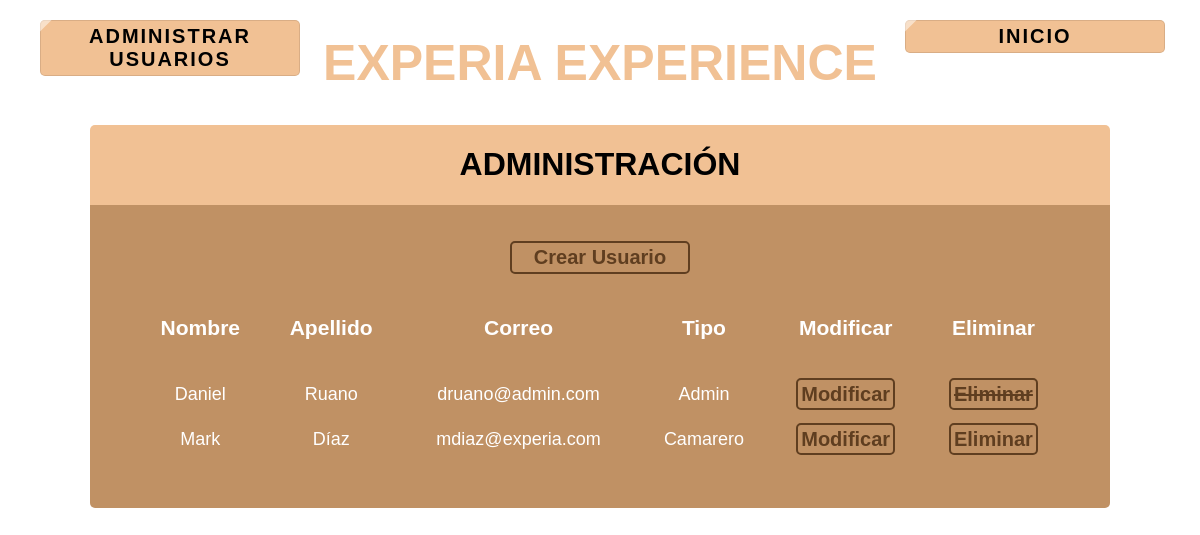
The page /view/administrar_usuarios.php (signed in) on the database its author committed.
### tables this page shows
CREATE TABLE `tbl_usuario` (
  `id` int NOT NULL AUTO_INCREMENT,
  `nom_usuario` varchar(20) DEFAULT NULL,
  `apellido_usuario` varchar(20) DEFAULT NULL,
  `correo_usuario` varchar(45) DEFAULT NULL,
  `contra_usuario` varchar(45) DEFAULT NULL,
  `id_perfil_usuario` int DEFAULT NULL,
  PRIMARY KEY (`id`),
  UNIQUE KEY `correo_usuario_UNIQUE` (`correo_usuario`),
  KEY `fk_perfil_usuario_idx` (`id_perfil_usuario`),
  CONSTRAINT `fk_perfil_usuario` FOREIGN KEY (`id_perfil_usuario`) REFERENCES `tbl_perfil` (`id`)
);

CREATE TABLE `tbl_perfil` (
  `id` int NOT NULL AUTO_INCREMENT,
  `perfil_usuario` varchar(15) DEFAULT NULL,
  PRIMARY KEY (`id`)
);

### view/administrar_usuarios.php (the view, shortened to what this page needs)
<!DOCTYPE html>
<html lang="en">
<head>
    <link rel="stylesheet" href="../styles/style.css">
</head>
<body id="portada">
        <?php
            include '../services/connection.php';
            $correo = $_SESSION['correo'];
        ?>
    <div class="row2" id="section-1">
        <div class="usuario column-1">
        <ul class="padding-lat">
        <b><a class="btn-logout">ADMINISTRAR USUARIOS</a></b>
        </ul>
        </div>
        <div class="column-2 titulo2">
            <h1>EXPERIA EXPERIENCE</h1>
        </div>
        <div class="logout column-1">
            <ul class="padding-lat">
            <b><a style="text-decoration:none" class="btn-logout" href="./zona_admin.php">INICIO</a></b>
            </ul>
        </div>
    </div>
    <div class="flex">
        <div class="menu">
            <h1>ADMINISTRACIÓN</h1>
        </div>
    </div>
    <div class="flex">
        <div class="contenido_admin_users">
            <a href="./crear_user.php" class="">Crear Usuario</a>
            <?php
                $stmt = $pdo->prepare("SELECT u.*, p.perfil_usuario FROM tbl_usuario u
                INNER JOIN tbl_perfil p ON u.id_perfil_usuario = p.id
                ORDER BY nom_usuario ASC");
                $stmt->execute();
                $sentencia=$stmt->fetchAll(PDO::FETCH_ASSOC);
                    try{
                        if(!$sentencia == ""){
                            ?>
                                <table cellspacing = '20px' class="contenido_tbl_users">
                                    <tr class="contenido_tbl_users">
                                        <td>
                                            <h3>Nombre</h3>
                                        </td>
                                        <td>
                                            <h3>Apellido</h3>
                                        </td>
                                        <td>
                                            <h3>Correo</h3>
                                        </td>
                                        <td>
                                            <h3>Tipo</h3>
                                        </td>
                                        <td>
                                            <h3>Modificar</h3>
                                        </td>
                                        <td>
                                            <h3>Eliminar</h3>
                                        </td>
                                    </tr>
                                        <?php
                                        foreach($sentencia as $row){
                                            if($correo == $row["correo_usuario"]){
                                                echo "<tr class='contenido_tbl_users'>";
                                                echo "<td>{$row["nom_usuario"]}</td>";
                                                echo "<td>{$row["apellido_usuario"]}</td>";
                                                echo "<td>{$row["correo_usuario"]}</td>";
                                                echo "<td>{$row["perfil_usuario"]}</td>";
                                                echo "<td><a href='./modif_user.php?id={$row['id']}'>Modificar</a></td>";
                                                echo "<td><a href='#'>
                                                <abbr title='No puedes eliminar tu propio usuario'><del>Eliminar</del></abbr>
                                                </a></td>";
                                                echo "</tr>";
                                            }else{
                                                echo "<tr class='contenido_tbl_users'>";
                                                echo "<td>{$row["nom_usuario"]}</td>";
                                                echo "<td>{$row["apellido_usuario"]}</td>";
                                                echo "<td>{$row["correo_usuario"]}</td>";
                                                echo "<td>{$row["perfil_usuario"]}</td>";
                                                echo "<td><a href='./modif_user.php?id={$row['id']}'>Modificar</a></td>";
                                                echo "<td><a href='../processes/elim_usr.proc.php?id={$row['id']}'>Eliminar</a></td>";
                                                echo "</tr>";
                                            }
                                        }
                                        ?>
                                </table>
                            <?php
                        }else{
                            echo "No hay datos";
                        }
                    }catch (PDOException $e) {
                        echo $e->getMessage();
                    }
                ?>
            </div>
        </div>
</body>
</html>

### styles/style.css (style rules this page uses)
* { box-sizing: border-box; }
body { margin: 0; font-family: Arial; }
#portada { background-image: url("https://s1.1zoom.me/big0/706/350861-admin.jpg"); background-size: cover; background-attachment: fixed; }
.row2:after { content: ""; display: table; clear: both; }
#section-1 { padding: 0%; }
.usuario { text-align: left; color: black; font-size: 20px; }
.logout { text-align: right; color: black; font-size: 20px; margin-left: -35px; }
.column-1 { width: 25%; float: left; }
.btn-logout { position: relative; display: block; padding: 5px; border-radius: 5px; text-align: center; font-family: "Avant Garde", Avantgarde, "Century Gothic", CenturyGothic, "AppleGothic", sans-serif; font-weight: bold; overflow: hidden; color: rgb(0, 0, 0); cursor: pointer; letter-spacing: 2px; box-shadow: inset 0 0 0 1px rgba(0, 0, 0, 0.1); text-decoration: none; transition: all ease 0.5s; background: #f1c194; }
.btn-logout:after, .btn-logout:before { width: 80px; height: 200px; content: ''; display: block; background: rgba(255, 255, 255, 0.5); transform: rotate(45deg); top: -60px; position: absolute; transition: none; right: -45%; cursor: pointer; }
.btn-logout:before { left: -48%; }
.column-2 { width: 50%; float: left; }
.titulo2 { text-align: center; color: #f1c194; font-size: 25px; font-family: "Avant Garde", Avantgarde, "Century Gothic", CenturyGothic, "AppleGothic", sans-serif; text-transform: uppercase; text-rendering: optimizeLegibility; }
.menu { color: black; width: 85%; border-top-left-radius: 5px; border-top-right-radius: 5px; height: 10%; background-color: #f1c194; text-align: center; }
.flex { display: flex; align-items: center; justify-content: center; }
.contenido_admin_users { color: white; width: 85%; background-color: #c09164; display: flex; align-items: center; padding: 3%; justify-content: center; border-bottom-left-radius: 5px; border-bottom-right-radius: 5px; flex-direction: column; font-size: 24px; text-align: center; margin-bottom: 5%; }
.contenido_admin_users a { text-decoration: none; color: #5f3e20; background-color: none; border: 2px solid #5f3e20; border-radius: 5px; padding: 3px; font-size: 20px; font-weight: bold; width: 180.34px; }
.contenido_tbl_users { font-size: 18px; width: 100%; text-align: center; }
abbr { text-decoration: none; }

### rows shown on the page
tbl_usuario: nom_usuario "Daniel", apellido_usuario "Ruano", correo_usuario "druano@admin.com", id_perfil_usuario.perfil_usuario "Admin"
tbl_usuario: nom_usuario "Mark", apellido_usuario "Díaz", correo_usuario "mdiaz@experia.com", id_perfil_usuario.perfil_usuario "Camarero"
